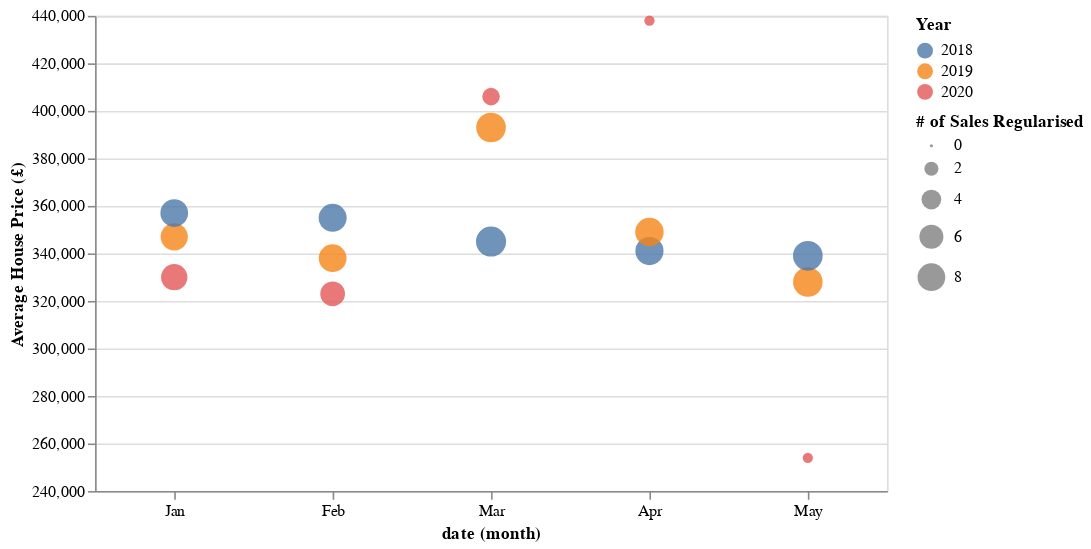

This figure's notebook cell:
### Code cell
chart

### Figure 1 — Vega-Lite specification as saved in the notebook (floating-point values rounded to 4 significant figures)
{"config": {"view": {"continuousWidth": 400, "continuousHeight": 300}}, "data": {"name": "data-854ba32d6095a3cd23a9e2600a26db39"}, "mark": {"type": "point", "filled": true}, "encoding": {"color": {"condition": {"type": "nominal", "field": "Year", "selection": "select"}, "value": "grey"}, "opacity": {"value": 0.8}, "order": {"type": "quantitative", "field": "# of Sales", "sort": "ascending"}, "size": {"type": "quantitative", "field": "# of Sales Regularised"}, "tooltip": [{"type": "quantitative", "field": "# of Sales"}, {"type": "quantitative", "field": "Average House Price (£)"}, {"type": "quantitative", "field": "Year"}], "x": {"type": "nominal", "field": "date", "timeUnit": "month"}, "y": {"type": "quantitative", "field": "Average House Price (£)", "scale": {"zero": false}}}, "height": 300, "selection": {"select": {"type": "single", "fields": ["Year"], "on": "mouseover"}}, "width": 500, "$schema": "https://vega.github.io/schema/vega-lite/v4.8.1.json", "datasets": {"data-854ba32d6095a3cd23a9e2600a26db39": [{"Year": 2018, "Month": 1, "Average House Price (£)": 357000.0, "# of Sales": 70209, "date": "2018-01-01T00:00:00", "# of Sales Regularised": 8.021}, {"Year": 2018, "Month": 2, "Average House Price (£)": 355000.0, "# of Sales": 71752, "date": "2018-02-01T00:00:00", "# of Sales Regularised": 8.175}, {"Year": 2018, "Month": 3, "Average House Price (£)": 345000.0, "# of Sales": 84433, "date": "2018-03-01T00:00:00", "# of Sales Regularised": 9.443}, {"Year": 2018, "Month": 4, "Average House Price (£)": 341000.0, "# of Sales": 72555, "date": "2018-04-01T00:00:00", "# of Sales Regularised": 8.255}, {"Year": 2018, "Month": 5, "Average House Price (£)": 339000.0, "# of Sales": 81732, "date": "2018-05-01T00:00:00", "# of Sales Regularised": 9.173}, {"Year": 2019, "Month": 1, "Average House Price (£)": 347000.0, "# of Sales": 67073, "date": "2019-01-01T00:00:00", "# of Sales Regularised": 7.707}, {"Year": 2019, "Month": 2, "Average House Price (£)": 338000.0, "# of Sales": 70041, "date": "2019-02-01T00:00:00", "# of Sales Regularised": 8.004}, {"Year": 2019, "Month": 3, "Average House Price (£)": 393000.0, "# of Sales": 81566, "date": "2019-03-01T00:00:00", "# of Sales Regularised": 9.157}, {"Year": 2019, "Month": 4, "Average House Price (£)": 349000.0, "# of Sales": 74449, "date": "2019-04-01T00:00:00", "# of Sales Regularised": 8.445}, {"Year": 2019, "Month": 5, "Average House Price (£)": 328000.0, "# of Sales": 81086, "date": "2019-05-01T00:00:00", "# of Sales Regularised": 9.109}, {"Year": 2020, "Month": 1, "Average House Price (£)": 330000.0, "# of Sales": 62072, "date": "2020-01-01T00:00:00", "# of Sales Regularised": 7.207}, {"Year": 2020, "Month": 2, "Average House Price (£)": 323000.0, "# of Sales": 53488, "date": "2020-02-01T00:00:00", "# of Sales Regularised": 6.349}, {"Year": 2020, "Month": 3, "Average House Price (£)": 406000.0, "# of Sales": 21349, "date": "2020-03-01T00:00:00", "# of Sales Regularised": 3.135}, {"Year": 2020, "Month": 4, "Average House Price (£)": 438000.0, "# of Sales": 281, "date": "2020-04-01T00:00:00", "# of Sales Regularised": 1.028}, {"Year": 2020, "Month": 5, "Average House Price (£)": 254000.0, "# of Sales": 41, "date": "2020-05-01T00:00:00", "# of Sales Regularised": 1.004}]}}
